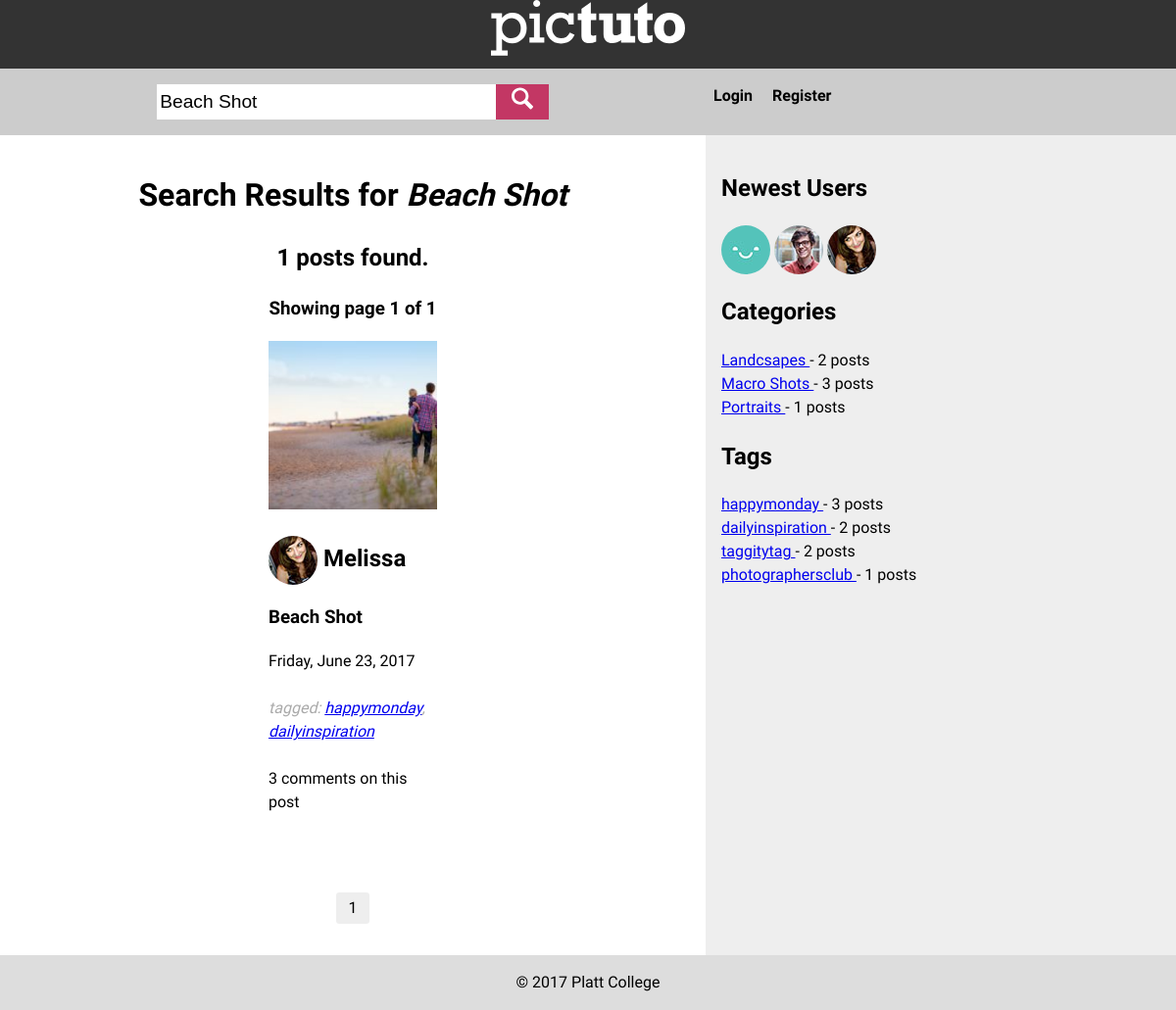
Page /search.php?phrase=Beach Shot on the committed database.
### tables this page shows
CREATE TABLE IF NOT EXISTS `posts` (
`post_id` smallint(6) NOT NULL,
  `title` varchar(256) NOT NULL,
  `body` text NOT NULL,
  `image` varchar(256) NOT NULL,
  `date` datetime NOT NULL,
  `category_id` tinyint(4) NOT NULL,
  `user_id` tinyint(4) NOT NULL,
  `allow_comments` tinyint(1) NOT NULL,
  `is_published` tinyint(1) NOT NULL
);

CREATE TABLE IF NOT EXISTS `users` (
`user_id` tinyint(4) NOT NULL,
  `username` varchar(40) NOT NULL,
  `password` varchar(40) NOT NULL,
  `email` varchar(254) NOT NULL,
  `is_admin` tinyint(1) NOT NULL,
  `bio` varchar(256) NOT NULL,
  `profile_pic` varchar(40) NOT NULL,
  `join_date` datetime NOT NULL,
  `secret_key` varchar(40) NOT NULL
);

CREATE TABLE IF NOT EXISTS `tags` (
`tag_id` mediumint(9) NOT NULL,
  `name` varchar(256) NOT NULL
);

CREATE TABLE IF NOT EXISTS `categories` (
`category_id` smallint(6) NOT NULL,
  `name` varchar(40) NOT NULL
);

### search.php (the view, shortened to what this page needs)
<?php
require('header.php');
$per_page = 4;
$phrase = clean_string( $_GET['phrase'] );
if( $phrase != '' ){
	$query = "SELECT posts.*, users.username, users.user_id, users.profile_pic
				FROM posts, users
				WHERE ( title LIKE '%$phrase%'
				OR body LIKE '%$phrase%' )
				AND is_published = 1
				AND posts.user_id = users.user_id
				ORDER BY date DESC";
	$result = $db->query($query);
	$total = $result->num_rows;
	$max_page = ceil( $total / $per_page );
	if($_GET['page']){
		$current_page = $_GET['page'];
	}else{
		$current_page = 1;
	}
}
?>
<main class="content">
	<?php
	if( $total >= 1 ){
	?>
	<div class="search-header full-column">
		<h1>Search Results for <i><?php echo $phrase; ?></i></h1>
		<h2><?php echo $total; ?> posts found.</h2>
		<h3>Showing page <?php echo $current_page; ?> of <?php echo $max_page; ?></h3>
		</div>
		<?php
		$offset = ( $current_page - 1 ) * $per_page;
		$query .= " LIMIT $offset, $per_page";
		$result = $db->query($query);
		while( $row = $result->fetch_assoc() ){ ?>
		<article class="medium-post">
		<a href="single.php?post_id=<?php echo $row['post_id']; ?>">
			<img src="<?php image_url($row['post_id'], 'medium'); ?>" class="post-image">
		</a>
		<h2 class="user-card">
			<a href="profile.php?user_id=<?php echo $row['user_id']; ?>">
			<?php show_profile_pic($row['user_id']); ?>
			<?php echo $row['username']; ?>
			</a>
		</h2>
		<h3><?php echo $row['title'] ?></h3>
		<div class="post-info">
			<?php echo convert_date($row['date']); ?>
			<br>
			<br>
			<?php show_post_tags($row['post_id']); ?>
			<br>
			<?php count_comments( $row['post_id'], ' comment on this post',
			' comments on this post' ); ?>
		</div>
	</article>
		<?php
		}
		?>
	<section class="pagination full-column">
		<?php }
		for ($i = 1; $i <= $max_page; $i++) {
			?>
			<a href="search.php?phrase=<?php echo $phrase; ?>&amp;page=<?php echo $i; ?>">
				<?php echo $i; ?>
			</a>
			<?php
		}
		if( $current_page != $max_page ){ ?>
	</section>
	<?php
	}else{
		echo 'No posts found matching ' . $phrase ;
	}
	?>
</main>
<?php include('sidebar.php'); ?>
<?php include('footer.php'); ?>

### functions.php (shortened to what this page needs)
<?php
function convert_date( $timestamp ){
	$date = new DateTime( $timestamp );
	return $date->format('l, F j, Y');
}
function count_comments( $post_id, $one = ' comment' , $many = ' comments' ){
	global $db;
	$query = "SELECT COUNT(*) AS total
				FROM comments
				WHERE post_id = $post_id";
	$result = $db->query($query);
	if( $result->num_rows >= 1){
		while( $row = $result->fetch_assoc() ){
			if( $row['total'] == 1 ){
				echo $row['total'] . $one;
			}else{
				echo $row['total'] . $many;
			}
		}
	}
}
function show_post_tags($post_id){
	global $db;
	$query = "SELECT tags.*
	FROM tags, post_tags
	WHERE post_tags.post_id = $post_id
	AND post_tags.tag_id = tags.tag_id";
	$result = $db->query($query);
	if($result->num_rows >= 1){
		while($row = $result->fetch_assoc()){
			$tags[] =  '<a href="tag.php?tag_id='. $row['tag_id'] .'">' . $row['name'] . '</a>';
		}
		echo '<span class="tags">tagged: ' . implode(', ', $tags) . '</span>';
	}
}
function clean_string( $dirty ){
	global $db;
	return mysqli_real_escape_string($db, filter_var( $dirty, FILTER_SANITIZE_STRING ));
}
		?>
	<?php
function show_profile_pic( $user_id, $size = 'thumb' ){
	global $db;
	$query = "SELECT profile_pic FROM users
			WHERE user_id = $user_id
			LIMIT 1";
	$result = $db->query($query);
	if( $result->num_rows == 1 ){
		$row = $result->fetch_assoc();
			echo '<img src="http://localhost/melissa-php-0517/image-app/uploads/' . $row['profile_pic'] . '_' . $size . '.jpg" alt="Profile Picture" class="profile_pic">';
	}
}
function image_url($post_id = 0, $size = 'medium'){
	global $db;
	$query = "SELECT image FROM posts WHERE post_id = $post_id LIMIT 1";
	$result = $db->query($query);
	$row = $result->fetch_assoc();
	if($row['image']){
		echo 'uploads/' . $row['image'] . '_' . $size . '.jpg';
	}
}

### sidebar.php (shortened to what this page needs)
<aside class="sidebar">
	<?php
	$query 	= "SELECT *
				FROM users
				ORDER BY join_date DESC
				LIMIT 5";
	$result = $db->query($query);
	if( $result->num_rows >= 1 ){
	 ?>
	<section>
		<h2>Newest Users</h2>
		<?php while( $row = $result->fetch_assoc() ){ ?>
			<a class="profile-pic" href="profile.php?user_id=<?php echo $row['user_id']; ?>" title="<?php echo $row['username']; ?>'s Profile"><?php show_profile_pic($row['user_id']); ?></a>
		<?php }
		?>
	</section>
	<?php }  ?>
	<?php
	$query 	= "SELECT categories.*, COUNT(*) AS total
			FROM categories , posts
			WHERE categories.category_id = posts.category_id
			GROUP BY categories.category_id
			ORDER BY categories.name ASC
			LIMIT 5";
	$result = $db->query($query);
	if( $result->num_rows >= 1 ){?>
	<section>
		<h2>Categories</h2>
		<ul>
		<?php while( $row = $result->fetch_assoc() ){ ?>
			<li><a href="category.php?cat_id=<?php echo $row['category_id'] ?>"><?php echo $row['name'] ?> </a>
			- <?php echo $row['total']; ?> posts</li>
		<?php }
		$result->free(); ?>
		</ul>
	</section>
	<?php } ?>
	<?php
	$query 	= "SELECT tags.*, COUNT(*) AS total
			FROM tags, posts, post_tags
			WHERE posts.post_id = post_tags.post_id
			AND tags.tag_id = post_tags.tag_id
			GROUP BY tags.tag_id
			ORDER BY total DESC";
	$result = $db->query($query);
	if( $result->num_rows >= 1 ){?>
	<section>
		<h2>Tags</h2>
		<ul>
		<?php while( $row = $result->fetch_assoc() ){ ?>
			<li><a href="tag.php?tag_id=<?php echo $row['tag_id'] ?>"><?php echo $row['name'] ?> </a>
			- <?php echo $row['total']; ?> posts</li>
		<?php }
		$result->free(); ?>
		</ul>
	</section>
	<?php } ?>
</aside>

### styles/style.css (style rules this page uses)
html { box-sizing:border-box; background-color:white; }
html * { box-sizing: inherit; }
body { font-family: "Libre Franklin", "Arial", sans-serif; margin: 0; line-height: 1.5; overflow-x: hidden; }
.content { padding:1em; display: flex; flex-wrap: wrap; justify-content: space-between; align-items: flex-start; }
article { flex-grow: 1; max-width:400px; margin:0 auto 4em; max-width:25%; }
.full-column { width:100%; max-width:none; text-align:center; }
.content img { max-width: 100%; height: auto; }
.sidebar { padding:1em; background-color:#eee; clear:both; }
ul, li { margin: 0; padding: 0; list-style-type: none; }
.user-card img, .profile-pic img { border-radius: 500px; vertical-align: middle; }
.user-card a { text-decoration: none; color:inherit; }
span.tags { display: block; color:#aaa; font-style: italic; }
.pagination { clear: both; margin:1em 0; text-align: center; }
.pagination a { display: inline-block; background-color: #eee; border-radius: .2em; padding:.25em .8em; text-decoration: none; color:black; }
@media screen and (min-width:800px) { .content, .search-bar { width:60%; } }
@media screen and (min-width:800px) { .sidebar, .menu { width:40%; clear: none; } }

### rows in the picture
posts: image (picture), user.profile_pic (placeholder picture), user.username "Melissa", title "Beach Shot", date "Friday, June 23, 2017", tags.name "happymonday dailyinspiration", total "3"
users: profile_pic (placeholder picture)
users: profile_pic (placeholder picture)
users: profile_pic (placeholder picture)
categories: name "Landcsapes", total "2"
categories: name "Macro Shots", total "3"
categories: name "Portraits", total "1"
tags: name "happymonday", total "3"
tags: name "dailyinspiration", total "2"
tags: name "taggitytag", total "2"
tags: name "photographersclub", total "1"

### other values in the picture
$phrase "Beach Shot"
$total "1"
$current_page "1"
$max_page "1"
